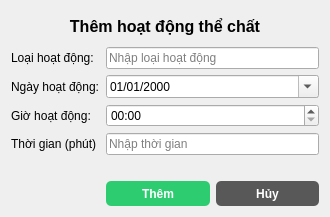
<?xml version="1.0" encoding="UTF-8"?>
<ui version="4.0">
 <class>AddExerciseDialog</class>
 <widget class="QDialog" name="AddExerciseDialog">
  <property name="geometry">
   <rect>
    <x>0</x>
    <y>0</y>
    <width>330</width>
    <height>206</height>
   </rect>
  </property>
  <property name="windowTitle">
   <string>Thêm hoạt động thể chất</string>
  </property>
  <layout class="QVBoxLayout" name="verticalLayout">
   <item>
    <widget class="QLabel" name="titleLabel">
     <property name="minimumSize">
      <size>
       <width>0</width>
       <height>30</height>
      </size>
     </property>
     <property name="font">
      <font>
       <pointsize>12</pointsize>
       <weight>75</weight>
       <bold>true</bold>
      </font>
     </property>
     <property name="styleSheet">
      <string notr="true">font-weight: bold;</string>
     </property>
     <property name="text">
      <string>Thêm hoạt động thể chất</string>
     </property>
     <property name="alignment">
      <set>Qt::AlignCenter</set>
     </property>
    </widget>
   </item>
   <item>
    <layout class="QFormLayout" name="formLayout">
     <item row="0" column="0">
      <widget class="QLabel" name="categoryLabel_2">
       <property name="text">
        <string>Loại hoạt động:</string>
       </property>
      </widget>
     </item>
     <item row="0" column="1">
      <widget class="QLineEdit" name="activity_type">
       <property name="placeholderText">
        <string>Nhập loại hoạt động</string>
       </property>
      </widget>
     </item>
     <item row="1" column="0">
      <widget class="QLabel" name="dateLabel">
       <property name="text">
        <string>Ngày hoạt động:</string>
       </property>
      </widget>
     </item>
     <item row="1" column="1">
      <widget class="QDateEdit" name="exercise_date">
       <property name="displayFormat">
        <string>dd/MM/yyyy</string>
       </property>
       <property name="calendarPopup">
        <bool>true</bool>
       </property>
      </widget>
     </item>
     <item row="3" column="0">
      <widget class="QLabel" name="amountLabel">
       <property name="text">
        <string>Thời gian (phút)</string>
       </property>
      </widget>
     </item>
     <item row="3" column="1">
      <widget class="QLineEdit" name="duration">
       <property name="placeholderText">
        <string>Nhập thời gian</string>
       </property>
      </widget>
     </item>
     <item row="4" column="1">
      <layout class="QHBoxLayout" name="horizontalLayout_3">
       <property name="topMargin">
        <number>20</number>
       </property>
       <item>
        <widget class="QPushButton" name="btn_add_exercise">
         <property name="minimumSize">
          <size>
           <width>70</width>
           <height>25</height>
          </size>
         </property>
         <property name="styleSheet">
          <string notr="true">QPushButton {
	background-color: #2ecc71;
	color: #fff;
	border: none;
	border-radius: 5px;
	font-weight: bold;
}
</string>
         </property>
         <property name="text">
          <string>Thêm</string>
         </property>
        </widget>
       </item>
       <item>
        <widget class="QPushButton" name="btn_cancel">
         <property name="minimumSize">
          <size>
           <width>70</width>
           <height>25</height>
          </size>
         </property>
         <property name="styleSheet">
          <string notr="true">QPushButton {
	background-color: #585858;
	color: #fff;
	border: none;
	border-radius: 5px;
	font-weight: bold;
}</string>
         </property>
         <property name="text">
          <string>Hủy</string>
         </property>
        </widget>
       </item>
      </layout>
     </item>
     <item row="2" column="0">
      <widget class="QLabel" name="timeLabel">
       <property name="text">
        <string>Giờ hoạt động:</string>
       </property>
      </widget>
     </item>
     <item row="2" column="1">
      <widget class="QTimeEdit" name="exercise_time">
       <property name="displayFormat">
        <string>hh:mm</string>
       </property>
      </widget>
     </item>
    </layout>
   </item>
  </layout>
 </widget>
 <resources/>
 <connections/>
</ui>
